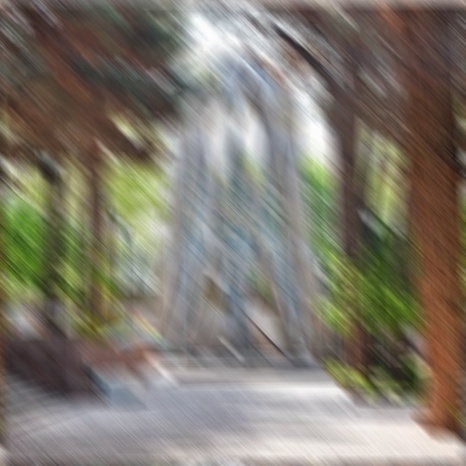
#> input picture Digital Image Processing/HW5/Khayyam.jpg, 466 x 466 px
$ jupyter execute --allow-errors HW5.ipynb   (shell and % lines are left out)   (older library calls are emulated)   (text cells are left out)
#> lines starting #> are read from the running program, lines starting #| are printed output that depends on the picture; after the words box and inside, x2 and y2 are one past the last pixel; in counts of white or black regions, pixels touching at a corner belong together
[cell 1]
import numpy as np
import cv2
import matplotlib.pyplot as plt
from scipy.fftpack import fftn, fftshift, ifftn, ifftshift, fft2, ifft2
from skimage import restoration

[cell 2]
khayyam_img = cv2.imread("Khayyam.jpg")
#> khayyam_img is the input picture: shape (466, 466, 3); mean B, G, R 110.1, 122.1, 127.7
psf_input = cv2.imread("psf1.bmp")
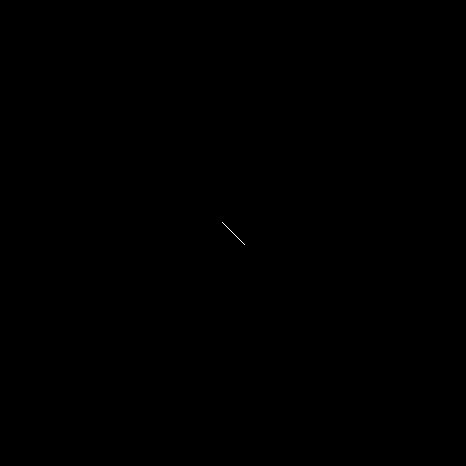
#> input picture Digital Image Processing/HW5/psf1.bmp, 466 x 466 px
#> psf_input is the input picture: shape (466, 466, 3); 0.01% white in thin lines or dots, all inside (x1, y1, x2, y2) = (222, 222, 245, 245)

k_b, k_g, K_r = cv2.split(khayyam_img)
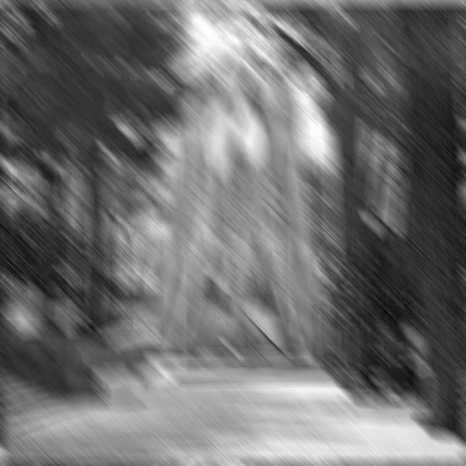
#> k_b: shape (466, 466); min 9, max 255, mean 110.1
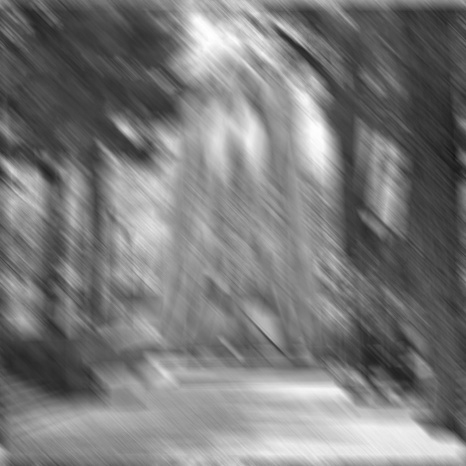
#> k_g: shape (466, 466); min 20, max 255, mean 122.1
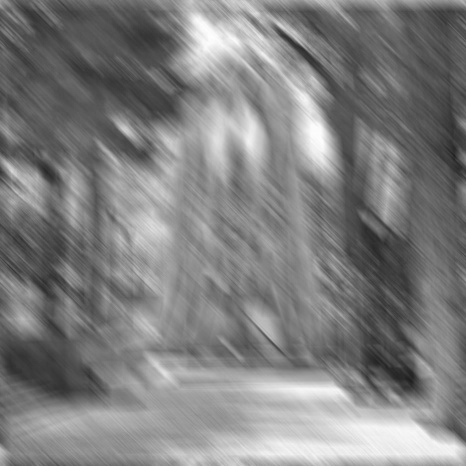
#> K_r: shape (466, 466); min 30, max 254, mean 127.7
psf_b, psf_g, psf_r = cv2.split(psf_input)

[cell 3]
hky_fftn = fftn(khayyam_img)
psf_fftn = fftn(psf_input)

plt.figure(figsize=(14,16))

plt.subplot(141)
plt.imshow(cv2.cvtColor(khayyam_img, cv2.COLOR_BGR2RGB))
plt.axis('off')
plt.title('khayyam_original')

plt.subplot(142)
plt.imshow(np.abs(np.log(fftshift(fft2(k_b)))), 'gray')
plt.axis('off')
plt.title('Img_Blue_Channel_FFT')

plt.subplot(143)
plt.imshow(np.abs(np.log(fftshift(fft2(k_g)))), 'gray')
plt.axis('off')
plt.title('Img_Green_Channel_FFT')

plt.subplot(144)
plt.imshow(np.abs(np.log(fftshift(fft2(K_r)))), 'gray')
plt.axis('off')
plt.title('Img_Red_Channel_FFT')

plt.show()
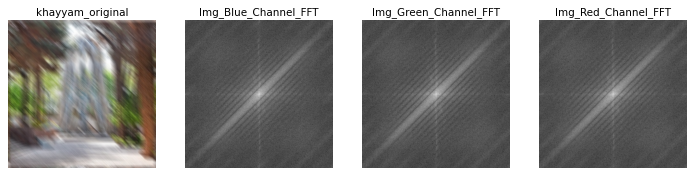
#> figure drawn by matplotlib, 4 panels

[cell 4]
plt.figure(figsize=(14,16))

plt.subplot(141)
plt.imshow(cv2.cvtColor(psf_input, cv2.COLOR_BGR2RGB))
plt.axis('off')
plt.title('PSF_Original')

plt.subplot(142)
plt.imshow(np.abs(np.log(fft2(ifftshift(psf_b)))), 'gray')
plt.axis('off')
plt.title('PSF_Blue_Channel_FFT')

plt.subplot(143)
plt.imshow(np.abs(np.log(fft2(ifftshift(psf_g)))), 'gray')
plt.axis('off')
plt.title('PSF_Green_Channel_FFT')

plt.subplot(144)
plt.imshow(np.abs(np.log(fft2(ifftshift(psf_r)))), 'gray')
plt.axis('off')
plt.title('PSF_Red_Channel_FFT')

plt.show()
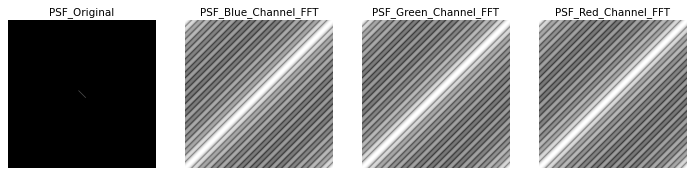
#> figure drawn by matplotlib, 4 panels

[cell 5]
def wiener_lpf(img, psf, k):

    k_b, k_g, k_r = cv2.split(khayyam_img)
    psf_b, psf_g, psf_r = cv2.split(psf_input)


    k_b_fft = fft2(np.float32(k_b) / 255)
    k_g_fft = np.fft.fft2(np.float32(k_g) / 255)
    k_r_fft = np.fft.fft2(np.float32(k_r) / 255)

    psf_b_fft = fft2(ifftshift(psf_b))
    psf_g_fft = np.fft.fft2(ifftshift(psf_g))
    psf_r_fft = np.fft.fft2(ifftshift(psf_r))

    psf_b_fft = psf_b_fft / psf_b_fft.max()
    psf_g_fft = psf_g_fft / psf_g_fft.max()
    psf_r_fft = psf_r_fft / psf_r_fft.max()

    H_b = np.conj(psf_b_fft)/(psf_b_fft**2 + k)
    H_b = H_b/H_b.max()
    H_g = np.conj(psf_g_fft)/(psf_g_fft**2 + k)
    H_g = H_g/H_g.max()
    H_r = np.conj(psf_r_fft)/(psf_r_fft**2 + k)
    H_r = H_r/H_r.max()

    inv_f_hat_b = np.uint8(np.abs(ifft2(H_b*k_b_fft))*255)
    inv_f_hat_g = np.uint8(np.abs(ifft2(H_g*k_g_fft))*255)
    inv_f_hat_r = np.uint8(np.abs(ifft2(H_r*k_r_fft))*255)

    res_img = cv2.merge((inv_f_hat_b, inv_f_hat_g, inv_f_hat_r))
    return res_img

[cell 6]
modified_img = np.copy(khayyam_img)
plt.figure(figsize=(16,10))

for i,k in enumerate(range(10,100,10)):
    restored_img = wiener_lpf(modified_img, psf_input, k)
    plt.subplot(3,3,i+1)
    plt.imshow(cv2.cvtColor(restored_img, cv2.COLOR_BGR2RGB))
    plt.axis('off')
    plt.title('K = '+ str(k))

plt.show()
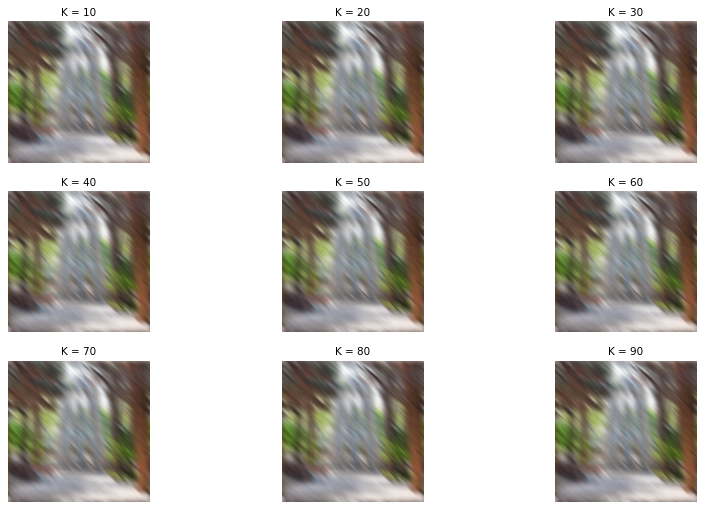
#> figure drawn by matplotlib, 9 panels

#> (a cell that did not finish here is left out)

[cell 8]
plt.figure(figsize=(14,8))

plt.subplot(131)
#> (the rest of this cell did not finish here and is left out)

[cell 9]
import numpy as np
import cv2

[cell 10]
def sobel(img, thresh1=80, thresh2=80):
    img = cv2.cvtColor(img, cv2.COLOR_BGR2GRAY)
    soble_V = np.array([[-1,0,1], [-2,0,2], [-1,0,1]])
    soble_H = np.copy(soble_V.T)

    res = cv2.filter2D(cv2.filter2D(img,-1, soble_H), -1, soble_V)

    res[res < thresh1] = 0
    res[res >= thresh2] = 255

    return res

[cell 11]
cam_id = 0

cap = cv2.VideoCapture(0)

while True:
    ret, I = cap.read()
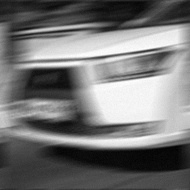
#> input picture Digital Image Processing/HW5/car.jpg, 190 x 190 px, given in place of the camera
#> I is the input picture: shape (190, 190, 3); min 1, max 255, mean 117

#     T = sobel(I)
    T = 255 - I
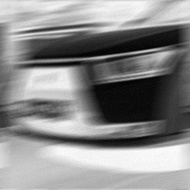
#> T: shape (190, 190, 3); min 0, max 254, mean 138
    cv2.imshow("My Camera", T)

    if cv2.waitKey(1) & 0xFF == ord('e'):
#> (key e is pressed here)
        break

cap.release()
cv2.destroyAllWindows()

[cell 12]
cam_id = 0

cap = cv2.VideoCapture(0)

while True:
    ret, I = cap.read()

    T = cv2.Canny(I, 120, 60)
#> T: shape (190, 190); 11.4% white in thin lines or dots
    cv2.imshow("My Camera", T)

    if cv2.waitKey(1) & 0xFF == ord('e'):
#> (key e is pressed here)
        break

cap.release()
cv2.destroyAllWindows()

[cell 13]
comb = cv2.imread('comb.jpg')
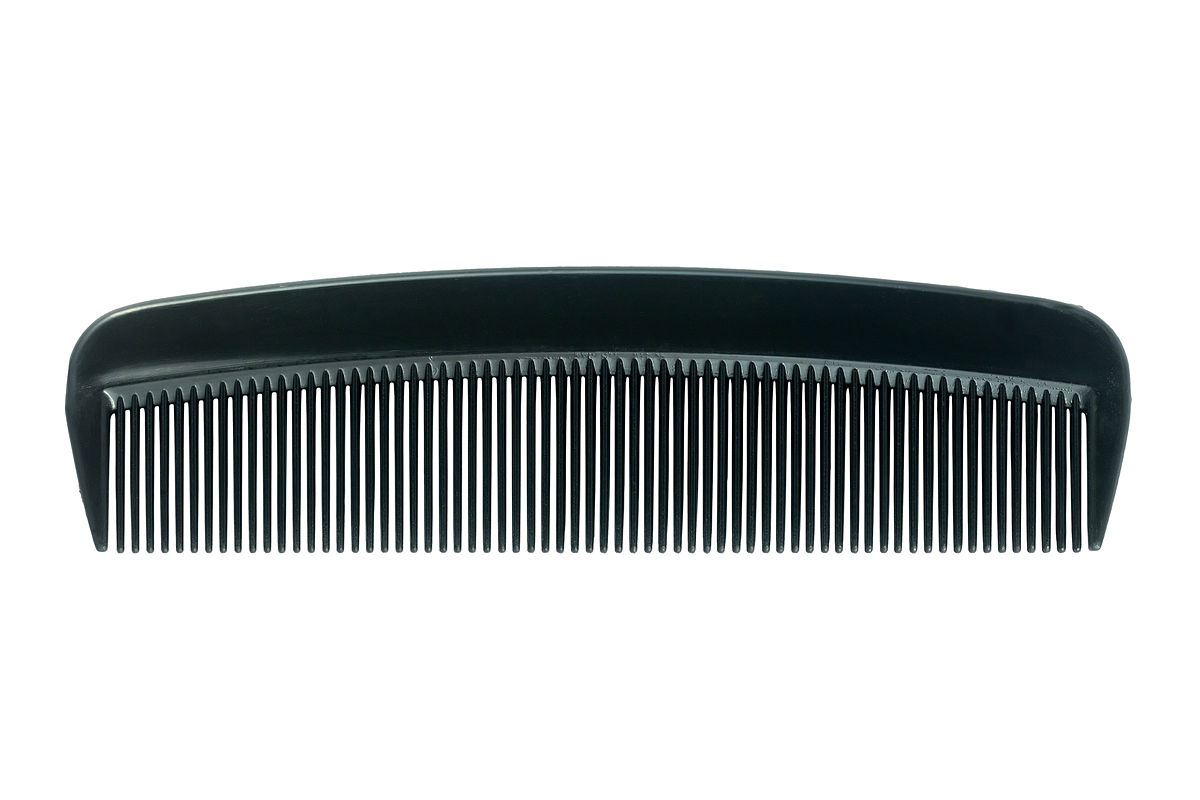
#> input picture Digital Image Processing/HW5/comb.jpg, 1200 x 800 px
#> comb is the input picture: shape (800, 1200, 3); mean B, G, R 204.4, 204, 201.4
comb_gray = cv2.cvtColor(comb, cv2.COLOR_BGR2GRAY)

soble_V = np.array([[-1,0,1], [-2,0,2], [-1,0,1]])
soble_H = np.copy(soble_V.T)

def dirction(img):
    g_x = cv2.filter2D(edges,-1, soble_H)
    g_y = cv2.filter2D(edges,-1, soble_V)

    return np.arctan2(g_y, g_x)

#> (the rest of this cell did not finish here and is left out)
